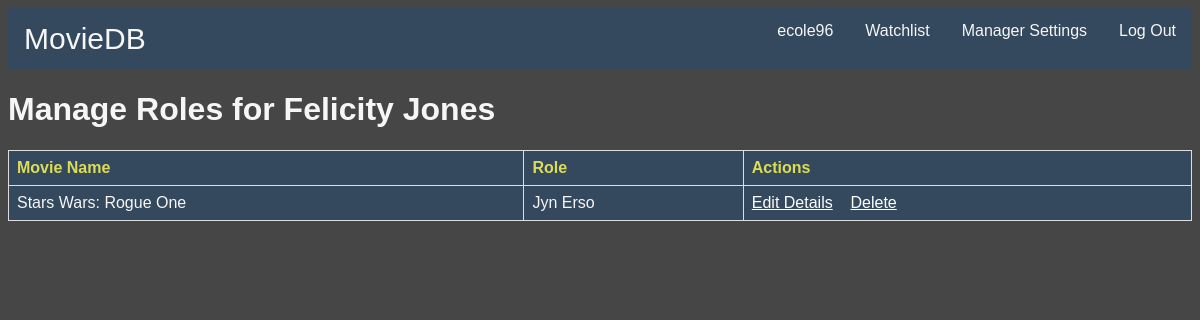
The page /source/manage-roles.php?crewid=1 (signed in) on the database its author committed.
### tables this page shows
CREATE TABLE `crew` (
  `crewid` int(11) NOT NULL,
  `FirstName` varchar(255) NOT NULL,
  `LastName` varchar(255) NOT NULL
);

CREATE TABLE `moviecrews` (
  `mcid` int(11) NOT NULL,
  `movieid` int(11) NOT NULL,
  `crewid` int(11) NOT NULL,
  `role` varchar(255) NOT NULL
);

CREATE TABLE `movie` (
  `title` varchar(255) NOT NULL,
  `summary` text,
  `lang` varchar(255) DEFAULT NULL,
  `duration` int(11) DEFAULT NULL,
  `release_date` date DEFAULT NULL,
  `movieid` int(11) NOT NULL,
  `trailer` text,
  `poster` text
);

### source/manage-roles.php (the view, shortened to what this page needs)
<html>
	<head>
		<link rel='stylesheet' type='text/css' href='style.css'>
	</head>
	<body>
		<?php
			include('universalFunctions.php');
			function roleList($db_connection)
			{
				$result = mysqli_query($db_connection, "SELECT * FROM moviecrews WHERE crewid = {$_GET['crewid']}");
				echo "<table>
						<tr>
							<th>Movie Name</th>
							<th>Role</th>
							<th>Actions</th>
						</tr>";
				while($row = mysqli_fetch_assoc($result))
				{
					$movieQuery = mysqli_query($db_connection,"SELECT title FROM movie WHERE movieid={$row['movieid']}");
					$movieRow = mysqli_fetch_assoc($movieQuery);
					$query_string = "mcid={$row['mcid']}";
					echo "<tr>
							<td>{$movieRow['title']}</td>
							<td>{$row['role']}</td>
							<td><a href='edit_role.php?$query_string'>Edit Details</a>&nbsp&nbsp&nbsp&nbsp<a href='delete_role.php?$query_string'>Delete</a></td>
						</tr>";
				}
				echo "</table>";
			}
			$db_connection = connectToDatabase();
			if($db_connection)
			{
				if(isManager())
				{
					if(isset($_GET['crewid']))
					{
						$crewInfo = mysqli_fetch_assoc(mysqli_query($db_connection,"SELECT * FROM crew WHERE crewid={$_GET['crewid']}"));
						echo "<h1>Manage Roles for {$crewInfo['FirstName']} {$crewInfo['LastName']}</h1>";
						roleList($db_connection);
					}
					else
					{
						echo "There must be a crewid given.";
					}
				}
			}
		?>
	</body>
</html>

### source/style.css (style rules this page uses)
body { background-color:#464646; font-family:arial; color:#f6f6f6; }
a { color:white; }

### source/manage-roles.php (style rules this page uses)
table { font-family: arial, sans-serif; border-collapse: collapse; width: 100%; background-color: #34495E; }
th { color: #dd5 }
td, th { border: 1px solid #dddddd; text-align: left; padding: 8px; }

### rows shown on the page
crew: FirstName "Felicity", LastName "Jones"
moviecrews: movieid.title "Stars Wars: Rogue One", role "Jyn Erso"

### other values the page prints
$_SESSION['username'] "ecole96"
